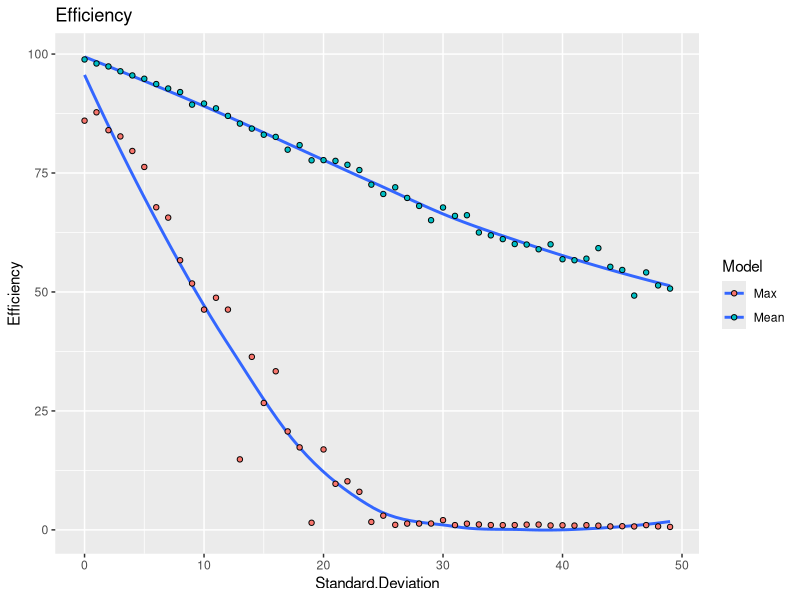
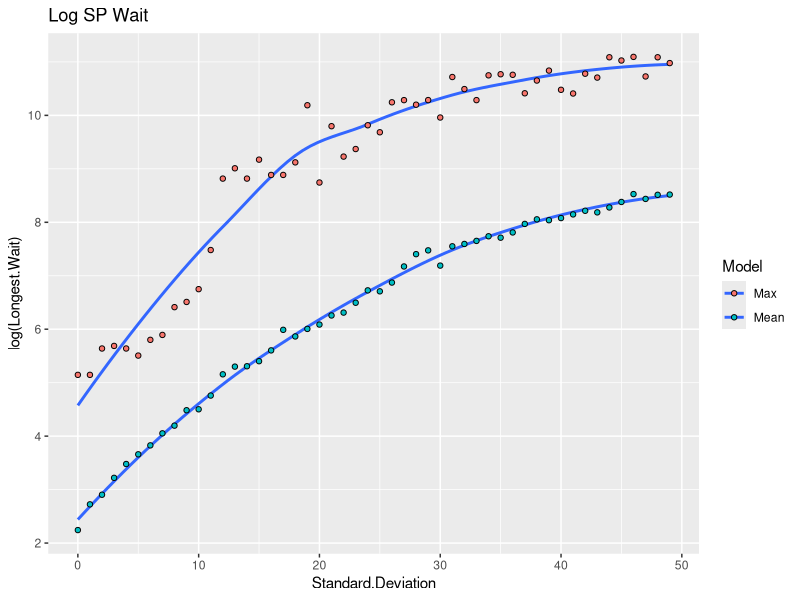
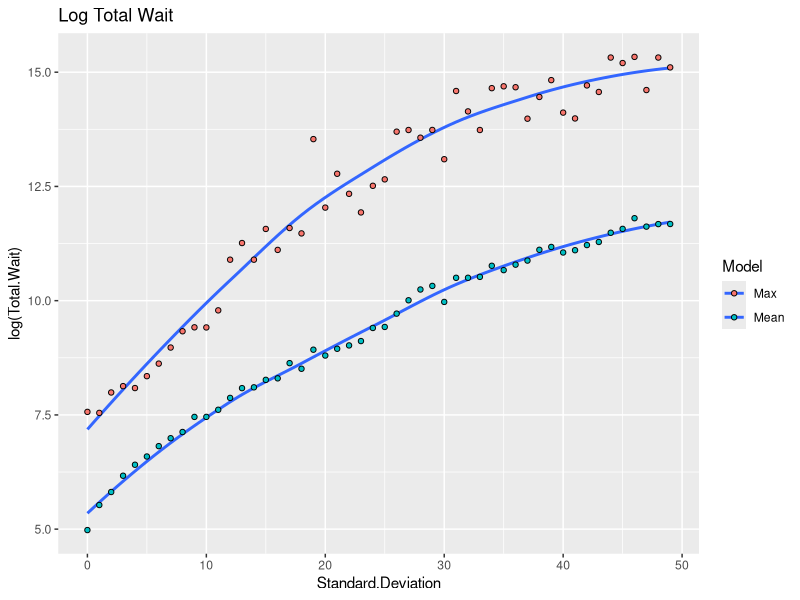
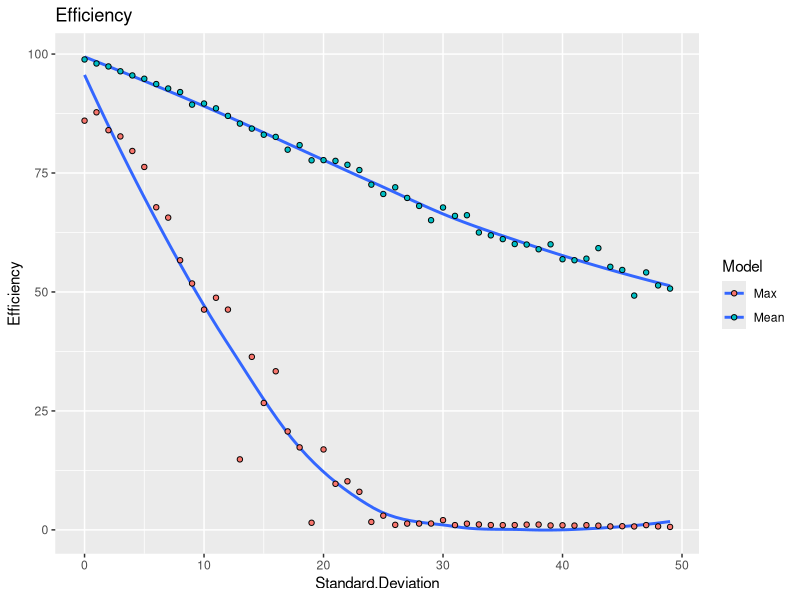
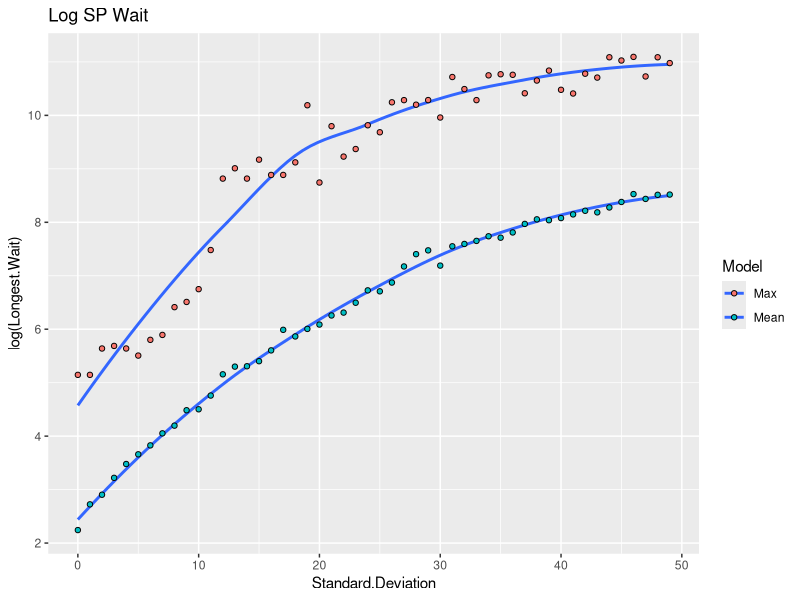
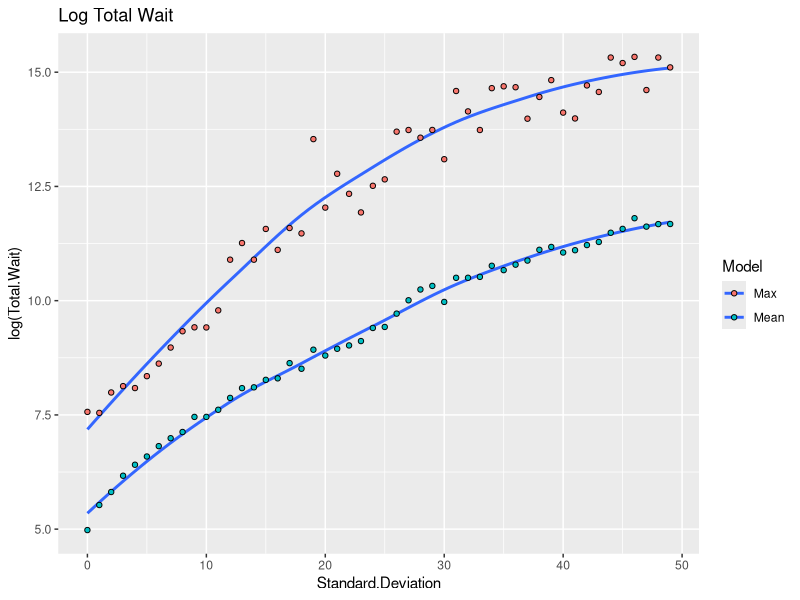

These charts were generated, in order, by the following R code:
# Title     : VAMCv3 Analysis
# Objective : Determine the effects of standrad deviation upon wait times
# Created by: Nathan
# Created on: 4/8/2021

df.max <- read.csv("../Data/v3_max_data.csv")
df.mean <- read.csv("../Data/v3_mean_data.csv")
df.max$Model <- "Max"
df.mean$Model <- "Mean"
df <- rbind(df.max, df.mean)
head(df)

# linear methods, some good, some not so good
lm.efficiency.mean <- lm(df.mean$Efficiency ~ df.mean$Standard.Deviation)
lm.efficiency.max <- lm(df.max$Efficiency ~ df.max$Standard.Deviation)

# exponential graphs
lm.spwait.max.log <- lm(log(df.max$Longest.Wait) ~ df.max$Standard.Deviation)
lm.totalwait.max.log <- lm(log(df.max$Total.Wait) ~ df.max$Standard.Deviation)
lm.spwait.mean.log <- lm(log(df.mean$Longest.Wait) ~ df.mean$Standard.Deviation)
lm.totalwait.mean.log <- lm(log(df.mean$Total.Wait) ~ df.mean$Standard.Deviation)

summary(lm.efficiency.mean)
summary(lm.efficiency.max)
summary(lm.spwait.max.log)
summary(lm.totalwait.max.log)
summary(lm.spwait.mean.log)
summary(lm.totalwait.mean.log)

library(ggplot2)
# linear best fit
ggplot(data = df, aes(Standard.Deviation, Efficiency, fill=Model)) + stat_smooth(se = FALSE, method = 'loess', formula = y~x) + geom_point(pch=21) + ggtitle("Efficiency")
ggsave("../Images/lmEfficiency.png")
# exponential best fit
ggplot(data = df, aes(Standard.Deviation, log(Longest.Wait), fill=Model)) + stat_smooth(se = FALSE, method = 'loess', formula = y~x) + geom_point(pch=21) + ggtitle("Log SP Wait")
ggsave("../Images/LogLongestWait.png")
ggplot(data = df, aes(Standard.Deviation, log(Total.Wait), fill=Model)) + stat_smooth(se = FALSE, method = 'loess', formula = y~x) + geom_point(pch=21) + ggtitle("Log Total Wait")
ggsave("../Images/LogTotalWait.png")
# glad to see that wait time increases exponentially as the standard deviation of the variables increases
# SD of 10 should mimic the base model

# still need to verify assumptions of SLR and stuff